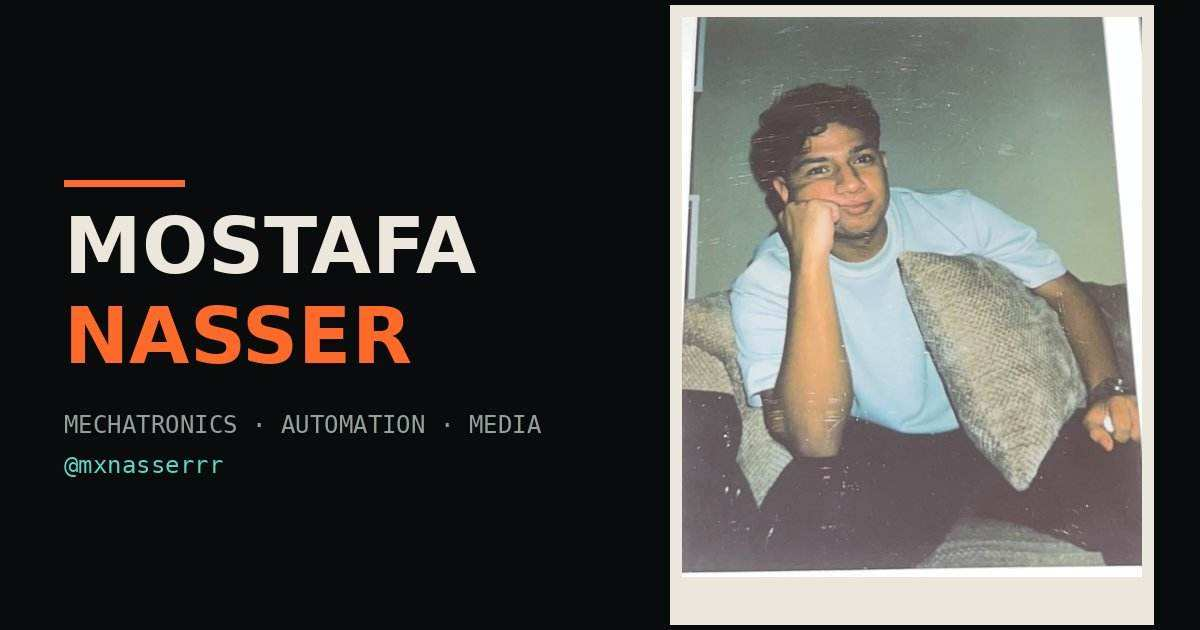
#> input picture cv-site/assets/og-image.jpg, 1200 x 630 px
$ python -i commons.py   (imports and definitions only)
#> lines starting #> are read from the running program, lines starting #| are printed output that depends on the picture
#> further down, picture is the input picture: PIL image 1200x630 RGB; mean R, G, B 76.1, 75.8, 73.2
"""Free footage and public-domain art from Wikimedia Commons (no API key).

Respects rate limits: on HTTP 429 it waits for Retry-After (or backs off) before retrying.

usage:
  python commons.py search "candle flame" video        -> list candidates (size, duration, license)
  python commons.py get "File:Some_video.webm" out.mp4 [seconds]  -> download + convert to 1080p mp4
"""
import json, subprocess, sys, time, urllib.parse, urllib.request

UA = {"User-Agent": "StoryChannelBot/1.0"}
API = "https://commons.wikimedia.org/w/api.php?"
FREE = ("CC0", "Public domain", "PD", "CC BY", "CC BY-SA")


# [10 lines left out: function fetch, not called in this run]


def api(**params):
    return json.loads(fetch(API + urllib.parse.urlencode({**params, "format": "json"})))


# [53 lines left out: functions search, get, get_image, not called in this run]


def frame_16x9(img, crop=None, W=1344, H=768, side="center"):
    """Fit any artwork into a 16:9 frame: blurred dark copy as background, artwork on top with a soft shadow."""
#> called with W = 1344, H = 768, side = 'center'
    from PIL import Image, ImageFilter, ImageEnhance
    if crop:
        w, h = img.size
        img = img.crop((int(crop[0] * w), int(crop[1] * h), int(crop[2] * w), int(crop[3] * h)))
    w, h = img.size
#> w = 1200; h = 630
    if w / h >= W / H * 0.92:  # wide artwork: fill the frame
        s = max(W / w, H / h)
#> s = 1.22
        img = img.resize((int(w * s), int(h * s)), Image.LANCZOS)
        x, y = (img.width - W) // 2, (img.height - H) // 2
#> x = 59; y = 0
        return img.crop((x, y, x + W, y + H))
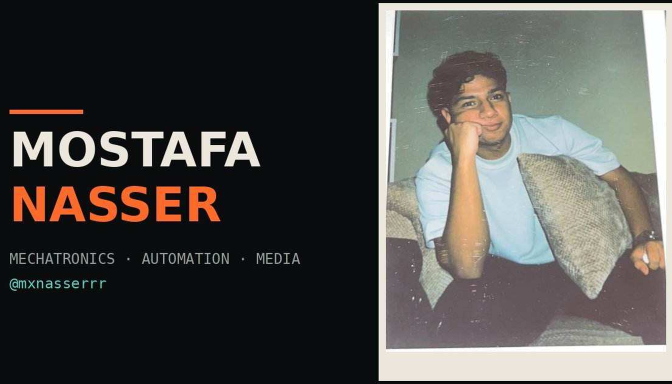
#> returned value: PIL image 1344x768 RGB (shown at 1/2 size); mean R, G, B 81.6, 80.9, 78
    s = max(W / w, H / h)
    bg = img.resize((int(w * s), int(h * s)), Image.LANCZOS)
    bg = bg.crop(((bg.width - W) // 2, (bg.height - H) // 2, (bg.width - W) // 2 + W, (bg.height - H) // 2 + H))
    bg = ImageEnhance.Brightness(bg.filter(ImageFilter.GaussianBlur(28))).enhance(0.35)
    s = H * 0.94 / h
    fg = img.resize((int(w * s), int(h * s)), Image.LANCZOS)
    x = {"center": (W - fg.width) // 2, "right": int(W * 0.62 - fg.width / 2)}[side]
    y = (H - fg.height) // 2
    shadow = Image.new("L", (W, H), 0)
    shadow.paste(255, (x + 14, y + 18, x + fg.width + 14, y + fg.height + 18))
    bg.paste(Image.new("RGB", (W, H), (0, 0, 0)), (0, 0), shadow.filter(ImageFilter.GaussianBlur(22)).point(lambda v: v * 0.7))
    bg.paste(fg, (x, y))
    return bg


# [6 lines not run here, left out]

>>> from PIL import Image
>>> picture = Image.open('../../cv-site/assets/og-image.jpg')
>>> result = frame_16x9(picture)
